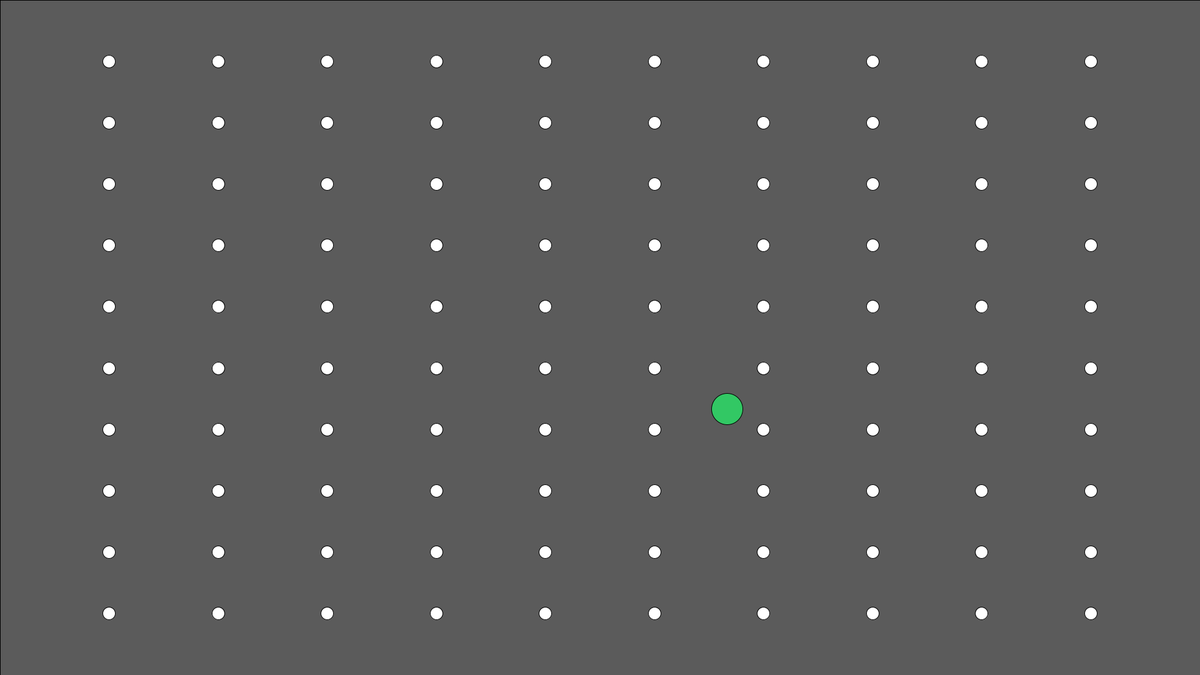
Frame 1 (no input)
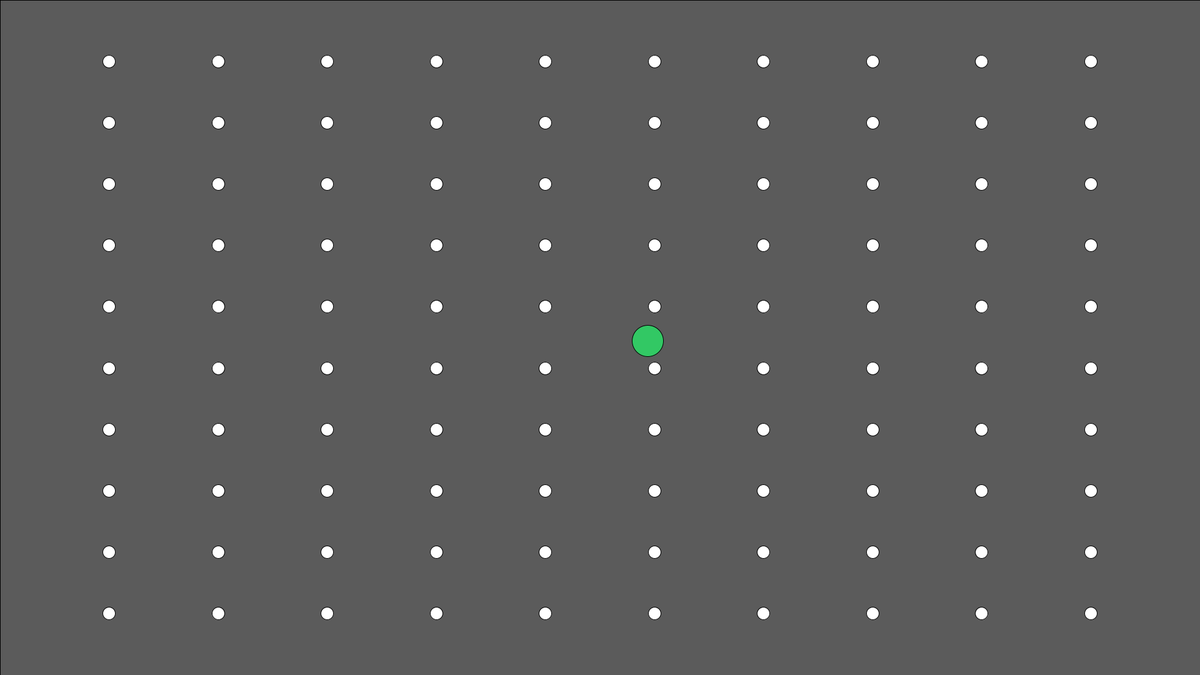
Frame 60 (the mouse pressed at the canvas centre just before this capture)
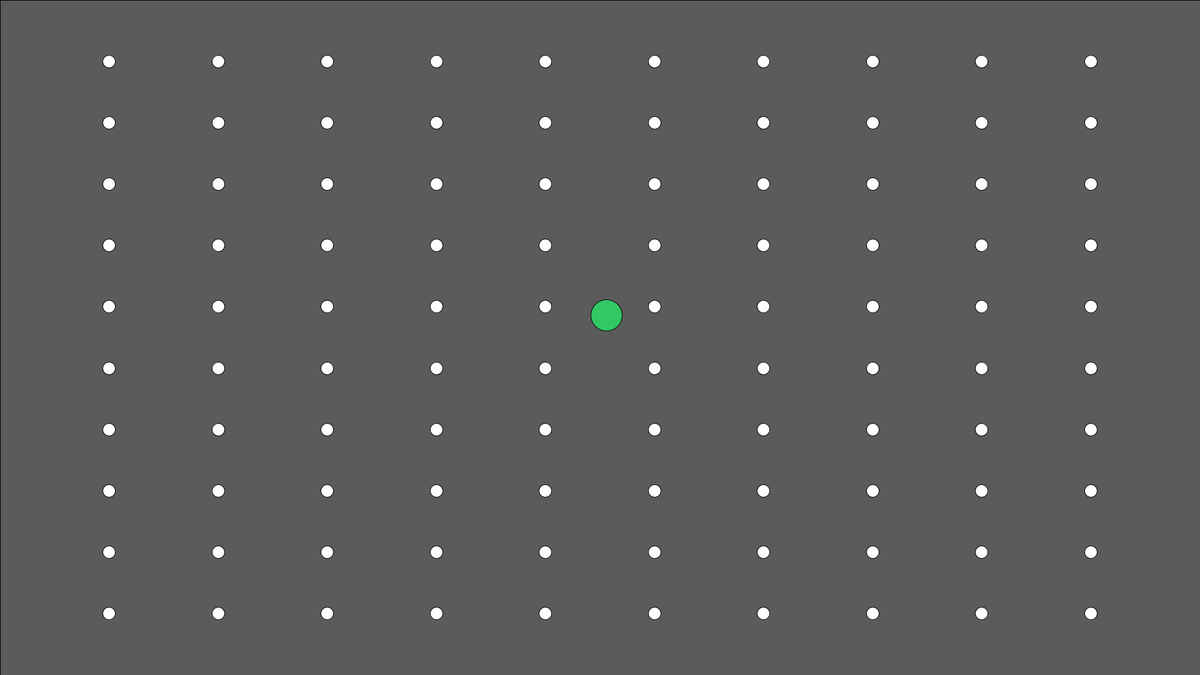
Frame 120 (the mouse held since frame 60 and released just before this capture)

The Processing sketch that drew these frames (run headless with seeded random() and noise(); from frame 60 on, the mouse is pressed at the canvas centre):

// Processing sketch: Mask
// ── Mask.pde
int numRows = 10, numCols = 10;
void setup() {
  size(1920, 1080);
}
void draw() {

  background(90);
  fill(255, 2);
  rect(0,0, width, height);
  fill(50, 200, 100);
  float ballX, ballY;
  ballX = width * noise(frameCount*.002);
  ballY = height * noise(frameCount*.004);
  ellipse(ballX, ballY, 50, 50);
  pushMatrix();
  fill(255);
  //  ellipse(width/2, height/2, 100, 100);
  float colSeperation = width/(numCols+1.0);
  float rowSeperation = height/(numRows+1.0);
  for (int row =0; row <numRows; row++) {
    translate(0, rowSeperation);
    pushMatrix();
    for (int col =0; col <numCols; col++) {
      translate(colSeperation, 0);
      ellipse(0, 0, 20, 20);
    }
    popMatrix();
  }
  popMatrix();
}
